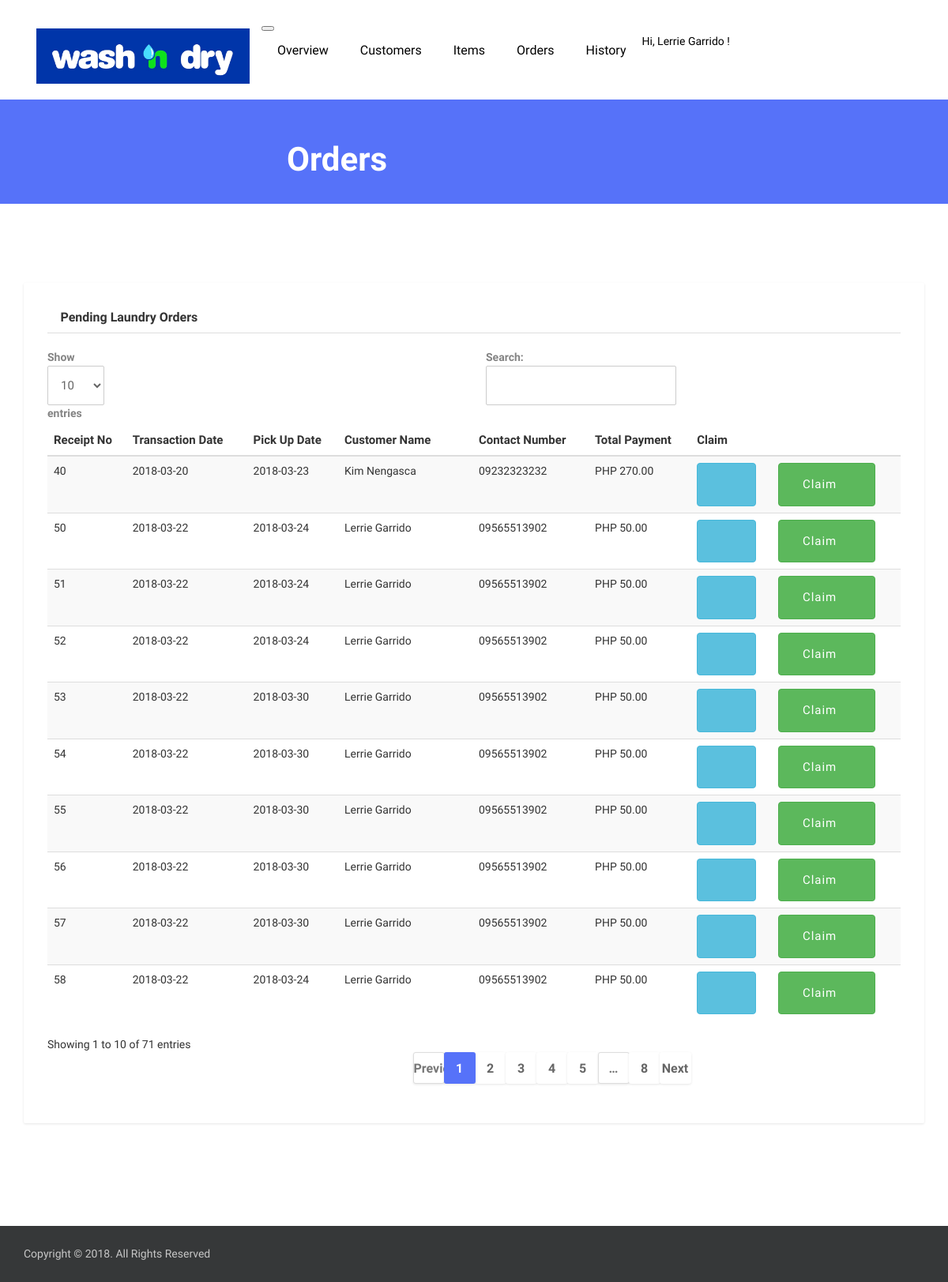
Page /pssychcare/laundry/orders.php (signed in) on the committed database.
### tables this page shows
CREATE TABLE IF NOT EXISTS `orders` (
`id` int(11) NOT NULL,
  `date_today` varchar(10) NOT NULL,
  `pick_up_date` varchar(10) NOT NULL,
  `fname` varchar(50) NOT NULL,
  `lname` varchar(50) NOT NULL,
  `contact_no` varchar(11) NOT NULL,
  `total_payment` decimal(10,2) NOT NULL,
  `status` varchar(10) NOT NULL
);

### pssychcare/laundry/orders.php (the view, shortened to what this page needs)
<?php
    $query="SELECT * FROM orders WHERE status = 'Pending'";
    $result = mysqli_query($sql, $query);
?>
<!DOCTYPE html>
<html lang="en">
<head>
	<link href="plugins/jquery-ui/jquery-ui.min.html" rel="stylesheet">
	<link href="plugins/bootstrap/dist/css/bootstrap.min.css" rel="stylesheet">
	<link href="plugins/font-awesome/css/font-awesome.min.css" rel="stylesheet">
	<link href="plugins/slick-carousel/slick/slick.css" rel="stylesheet">
	<link href="plugins/slick-carousel/slick/slick-theme.css" rel="stylesheet">
	<link href="plugins/fancybox/jquery.fancybox.pack.css" rel="stylesheet">
	<link href="plugins/jquery-nice-select/css/nice-select.css" rel="stylesheet">
	<link href="plugins/seiyria-bootstrap-slider/dist/css/bootstrap-slider.min.css" rel="stylesheet">
	<link href="css/style.css" rel="stylesheet">
    <link rel="stylesheet" type="text/css" href="https://cdn.datatables.net/v/dt/dt-1.10.16/datatables.min.css"/>
</head>
<body class="body-wrapper">
<section>
	<div class="container">
		<div class="row">
			<div class="col-md-12">
				<?php include('navbar.php') ?>
			</div>
		</div>
	</div>
</section>
<section class="page-title">
	<div class="container">
		<div class="row">
			<div class="col-md-8 offset-md-2 text-center">
				<h3><i class="fa fa-shopping-bag" aria-hidden="true"></i> Orders</h3>
			</div>
		</div>
	</div>
</section>
<section class="blog section">
	<div class="container">
		<div class="row">
			<div class="col-md-10 offset-md-1 col-lg-12 offset-lg-0">
				<div class="sidebar">
					<div class="widget category">
						<h5 class="widget-header"><i class="fa fa-exclamation-triangle"></i> Pending Laundry Orders</h5>
							<table class="table table-striped table-hover" id="orders">
								<thead>
			                        <tr style="font-size: 15px">
				                        <th>Receipt No</th>
				                        <th>Transaction Date</th>
				                        <th>Pick Up Date</th>
				                        <th>Customer Name</th>
				                        <th>Contact Number</th>
				                        <th>Total Payment</th>
				                        <th>Claim</th>
				                        <th>&nbsp</th>
			                    	</tr>
		                    	</thead>
		                    	<tbody>
			                    	<?php while ($row=mysqli_fetch_array($result)) {?>
				                    	<tr style='font-size:14px'>
			                        		<td><?php echo $row['id'] ?><input type="hidden" name="id" value="<?php echo $row['id'] ?>"></td>
			                        		<td><?php echo $row['date_today'] ?></td>
			                        		<td><?php echo $row['pick_up_date'] ?></td>
			                        		<td><?php echo $row['fname'] ?> <?php echo $row['lname'] ?></td>
			                        		<td><?php echo $row['contact_no'] ?></td>
			                        		<td>PHP <?php echo number_format($row['total_payment'], 2) ?></td>
			                        		<td><a href="order_details.php?id=<?php echo $row['id']?>" class="btn btn-info btn-sm">
			                        		<i class="fa fa-eye"></i></a></td>
			                        		<form action="claim.php" method="post">
			                        			<td><button type="submit" name="id" value="<?php echo $row['id'] ?>" class="btn btn-success btn-sm">Claim <i class="fa fa-check"></i></button></td>
			                        		</form>
			                        	</tr>
			                    	<?php } ?>
			                    </tbody>
	                        </table>
					</div>
				</div>
			</div>
		</div>
	</div>
</section>
<footer class="footer-bottom">
    <div class="container">
      <div class="row">
        <div class="col-sm-6 col-12">
          <div class="copyright">
            <p>Copyright © 2018. All Rights Reserved</p>
          </div>
        </div>
        <div class="col-sm-6 col-12">
          <ul class="social-media-icons text-right">
              <li><a class="fa fa-facebook" href="#"></a></li>
              <li><a class="fa fa-twitter" href="#"></a></li>
              <li><a class="fa fa-pinterest-p" href="#"></a></li>
              <li><a class="fa fa-vimeo" href="#"></a></li>
            </ul>
        </div>
      </div>
    </div>
</footer>
</body>
</html>

### pssychcare/laundry/navbar.php (shortened to what this page needs)
<?php
    if (isset($_SESSION['admin_user'])) {
        $userQuery = "SELECT * FROM admin WHERE id='".$_SESSION['admin_user']."'";
        $userResult = mysqli_query($sql, $userQuery);
        $userRow = mysqli_fetch_array($userResult);
    }else{
        header("location: index.php");
    }
?>
<nav class="navbar navbar-expand-lg  navigation">
	<a class="navbar-brand" href="overview.php">
		<img src="images/wndl.jpg" width="270" height="70" alt="Wash N' dry">
	</a>
	<button class="navbar-toggler" type="button" data-toggle="collapse" data-target="#navbarSupportedContent" aria-controls="navbarSupportedContent" aria-expanded="false" aria-label="Toggle navigation">
	</button>
	<div class="collapse navbar-collapse" id="navbarSupportedContent">
		<ul class="navbar-nav ml-auto main-nav ">
			<li class="nav-item">
				<a class="nav-link" href="overview.php">Overview</a>
			</li>
			<li class="nav-item">
				<a class="nav-link" href="customers.php">Customers</a>
			</li>
			<li class="nav-item">
				<a class="nav-link" href="items.php">Items</a>
			</li>
			<li class="nav-item">
				<a class="nav-link" href="orders.php">Orders</a>
			</li>
			<li class="nav-item">
				<a class="nav-link" href="history.php">History</a>
			</li>
		</ul>
		<ul class="navbar-nav ml-auto mt-10">
			<li class="nav-item dropdown dropdown-slide">
				<a class="nav-link dropdown-toggle" href="#" data-toggle="dropdown" aria-haspopup="true" aria-expanded="false">
					<?php echo 'Hi, '.$userRow['1'].' '.$userRow['2'].' ! ';?><span></i></span>
				</a>
			</li>
		</ul>
	</div>
</nav>

### pssychcare/laundry/css/style.css (style rules this page uses)
body { line-height: 1.5; font-family: "Muli", sans-serif; }
p, li, input, select, button { font-family: "Muli", sans-serif; color: #666; font-size: 14px; font-weight: 400; }
h1, h2, h3, h4, h5, h6 { font-family: "Muli", sans-serif; font-weight: 600; color: #333; }
p { color: #666; }
h3 { font-size: 20px; }
p { color: #888; }
ol, ul { margin: 0; padding: 0; list-style: none; }
a { transition: all .3s ease-in 0s; color: #000; }
button { cursor: pointer; }
.section { padding: 100px 0; }
.btn { font-size: 15px; letter-spacing: 1px; display: inline-block; padding: 15px 30px; border-radius: 4px; }
.page-title { background: #5672f9; padding: 35px 0; }
.page-title h3 { color: #fff; font-size: 42px; letter-spacing: 0; line-height: 1; margin-bottom: 0; }
.navigation { padding: 20px 0; }
.main-nav .nav-item .nav-link { font-size: 16px; line-height: 43px; padding: 0 20px; }
.nav-item.dropdown { position: relative; }
@media (min-width: 768px) { .dropdown-slide { position: static; } }
.widget { background: #fff; box-shadow: 0px 1px 3px 0px rgba(0, 0, 0, 0.1); padding: 25px 30px 30px; margin-bottom: 30px; border-radius: 2px; }
.widget .widget-header { display: block; font-size: 16px; font-weight: 600; margin-bottom: 20px; padding-bottom: 10px; border-bottom: 1px solid #dedede; }
.footer-bottom { position: relative; background: #363839; padding: 25px 0; }
.footer-bottom .copyright p { color: #c7c7c7; margin-bottom: 0; }
.social-media-icons { text-align: center !important; }
.social-media-icons li { display: inline-block; }
.social-media-icons li a { color: #848484; padding: 0 20px; }

### rows in the picture
orders: id "40", date_today "2018-03-20", pick_up_date "2018-03-23", fname "Kim", lname "Nengasca", contact_no "09232323232", total_payment "270.00"
orders: id "50", date_today "2018-03-22", pick_up_date "2018-03-24", fname "Lerrie", lname "Garrido", contact_no "09565513902", total_payment "50.00"
orders: id "51", date_today "2018-03-22", pick_up_date "2018-03-24", fname "Lerrie", lname "Garrido", contact_no "09565513902", total_payment "50.00"
orders: id "52", date_today "2018-03-22", pick_up_date "2018-03-24", fname "Lerrie", lname "Garrido", contact_no "09565513902", total_payment "50.00"
orders: id "53", date_today "2018-03-22", pick_up_date "2018-03-30", fname "Lerrie", lname "Garrido", contact_no "09565513902", total_payment "50.00"
orders: id "54", date_today "2018-03-22", pick_up_date "2018-03-30", fname "Lerrie", lname "Garrido", contact_no "09565513902", total_payment "50.00"
orders: id "55", date_today "2018-03-22", pick_up_date "2018-03-30", fname "Lerrie", lname "Garrido", contact_no "09565513902", total_payment "50.00"
orders: id "56", date_today "2018-03-22", pick_up_date "2018-03-30", fname "Lerrie", lname "Garrido", contact_no "09565513902", total_payment "50.00"
orders: id "57", date_today "2018-03-22", pick_up_date "2018-03-30", fname "Lerrie", lname "Garrido", contact_no "09565513902", total_payment "50.00"
orders: id "58", date_today "2018-03-22", pick_up_date "2018-03-24", fname "Lerrie", lname "Garrido", contact_no "09565513902", total_payment "50.00"

### other values in the picture
$userRow['1'] "Lerrie"
$userRow['2'] "Garrido"
